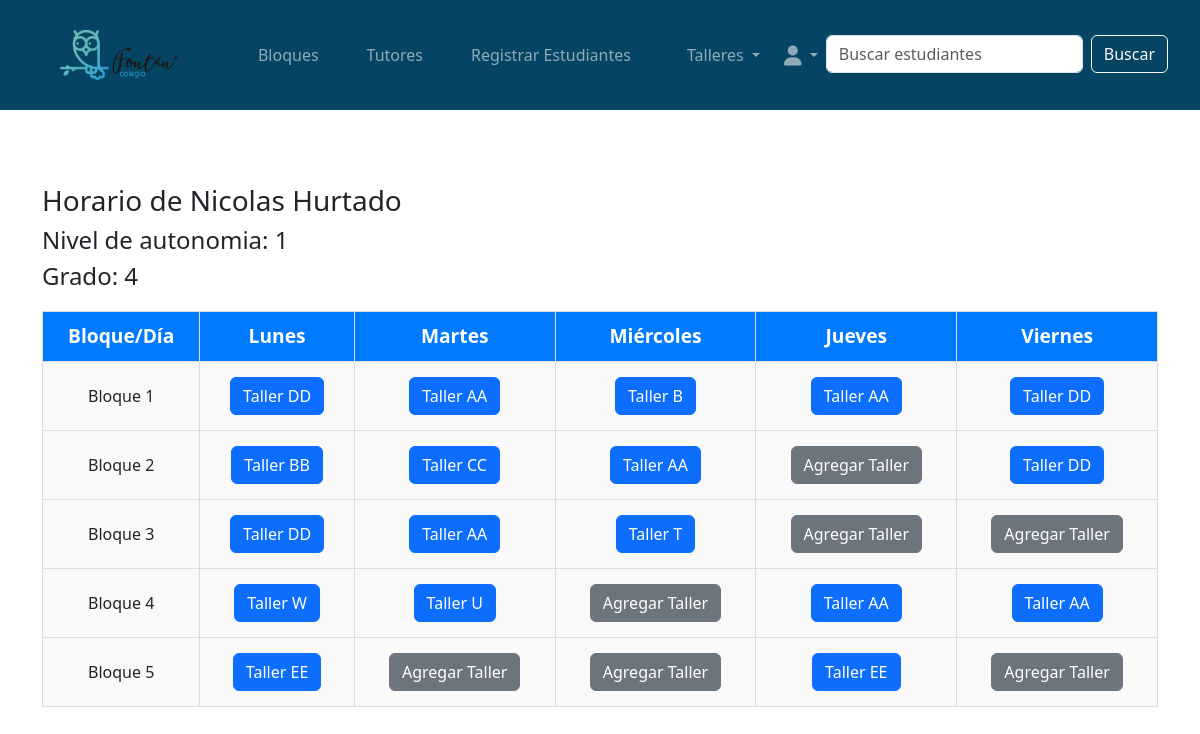
Before: /schedules/2/schedule/ (signed in) with the older database file.
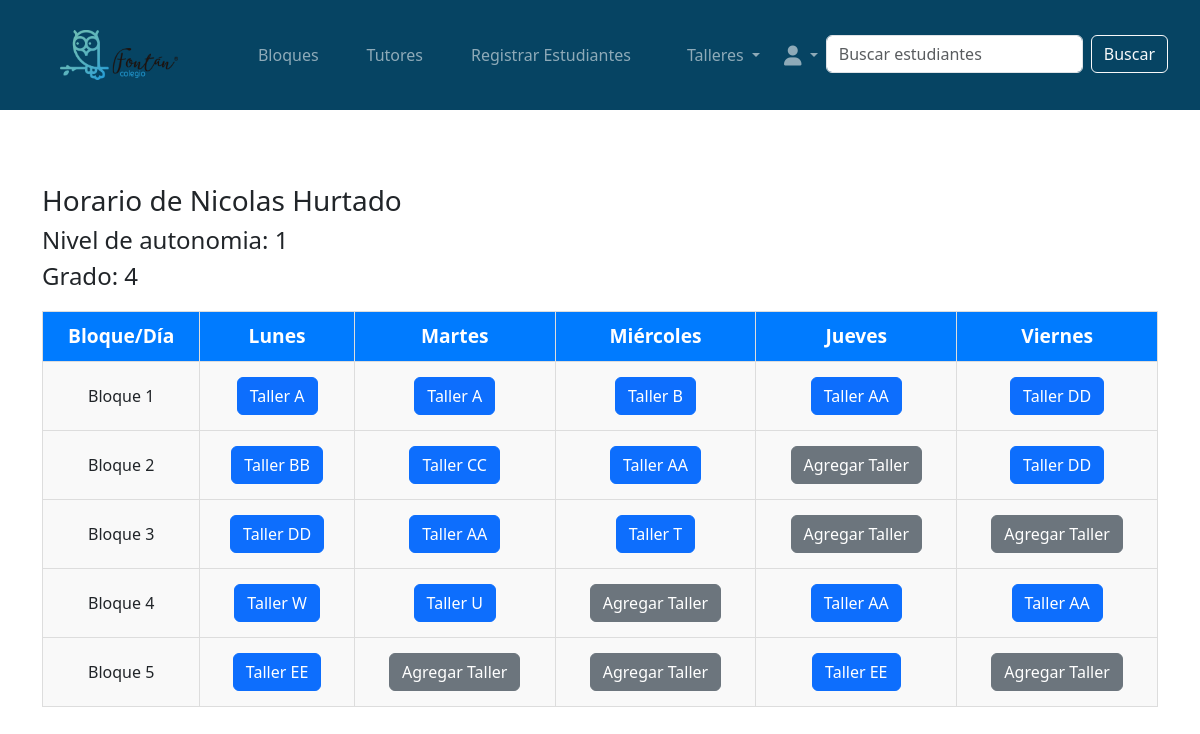
After: the same page with the newer database file.
### workshops/models.py (models this page shows, shortened)
class Workshop(models.Model):
    WORKSHOP_TYPES = [
        ('primary', 'Primaria'),
        ('high_school', 'Bachillerato'),
        ('collective', 'Colectivo'),
    ]
    workshop_id = models.AutoField(primary_key=True)
    name = models.CharField(max_length=100, unique=True)
    tutor = models.ForeignKey(
        'tutors.Tutor',
        on_delete=models.SET_NULL,
        null=True,
        blank=True,
        related_name='workshops'  # Esta línea permite acceder a los talleres desde el tutor
    )
    max_capacity = models.IntegerField(default=25)
    type = models.CharField(
        max_length=20,
        choices=WORKSHOP_TYPES,
        default='primary'
    )

### schedules/views.py (the view)
# urls.py: path('<int:student_id>/schedule/', views.student_schedule, name='student_schedule'),
def student_schedule(request, student_id):
    student = get_object_or_404(Student, student_id=student_id)
    schedule, workshops = get_schedule_and_workshops(student)
    days_of_week = ["Monday", "Tuesday", "Wednesday", "Thursday", "Friday"]
    num_blocks = range(1, len(schedule["Monday_Thursday"]) + 1)
    student_schedule = Schedule.objects.filter(student=student).select_related('block')
    schedule_table = [
        [
            {
                "day": day,
                "block_number": block_number,
                "workshop": next(
                    (entry.block.workshop.name for entry in student_schedule
                     if entry.block.block_number == block_number and entry.block.day == day),
                    None
                ),
            }
            for day in days_of_week
        ]
        for block_number in num_blocks
    ]
    context = {
        "student": student,
        "schedule_table": schedule_table,
        "days_of_week": days_of_week,
        "num_blocks": num_blocks,
        "workshops": workshops,
    }
    return render(request, "schedules/schedule.html", context)

### schedules/views.py (called while the page is built)
def get_schedule_and_workshops(student_or_tutor):
    schedule = {
        "Monday_Thursday": ["7:40-9:10", "9:40-11:00", "11:20-12:40", "1:20-2:40"]
        if student_or_tutor.grade > 5
        else ["7:40-8:40", "9:10-10:20", "10:40-11:50", "12:30-1:30", "1:50-2:40"],
        "Friday": ["7:40-9:10", "9:50-11:20", "11:50-1:20"]
        if student_or_tutor.grade > 5
        else ["7:40-8:40", "9:10-10:20", "10:40-11:50", "12:20-1:20"],
    }
    workshop_types = ['high_school', 'collective'] if student_or_tutor.grade > 5 else ['primary', 'collective']
    workshops = Workshop.objects.filter(type__in=workshop_types)
    return schedule, workshops

### schedules/templates/schedules/schedule.html
{% extends 'base.html' %}
{% load static %}
{% block content %}
<div class="schedule-container">
    <h3 class="schedule-title">Horario de {{ student.name }} {{ student.lastname }}</h3>
    <H4>Nivel de autonomia: {{student.autonomy_level}}</H4>
    <H4>Grado: {{student.grade}}</H4>
    <div class="table-wrapper">
        <table class="schedule-table">
            <thead>
                <tr>
                    <th>Bloque/Día</th>
                    {% for day in days_of_week %}
                        <th>
                            {% if day == "Monday" %} Lunes
                            {% elif day == "Tuesday" %} Martes
                            {% elif day == "Wednesday" %} Miércoles
                            {% elif day == "Thursday" %} Jueves
                            {% elif day == "Friday" %} Viernes
                            {% else %} {{ day }}
                            {% endif %}
                        </th>
                    {% endfor %}
                </tr>
            </thead>
            <tbody>
                {% for row in schedule_table %}
                <tr>
                    <td class="schedule-block">Bloque {{ row.0.block_number }}</td>
                    {% for cell in row %}
                    <td class="schedule-cell" data-block-number="{{ cell.block_number }}" data-day="{{ cell.day }}">
                        {% if cell.workshop %}
                            <a href="{% url 'select_workshop' student.student_id cell.day cell.block_number %}"
                               class="btn btn-primary edit-workshop-button">
                                {{ cell.workshop }}
                            </a>
                        {% else %}
                            <a href="{% url 'select_workshop' student.student_id cell.day cell.block_number %}"
                               class="btn btn-secondary add-workshop-button">
                                Agregar Taller
                            </a>
                        {% endif %}
                    </td>
                    {% endfor %}
                </tr>
                {% endfor %}
            </tbody>
        </table>
    </div>
</div>
{% endblock %}

Changed rows visible on the page:
now on this page (row edited): Workshop: workshop "Taller A" "Taller A"
Other visible differences:
list line gone: "Taller AA"
list line gone: "Taller DD"
